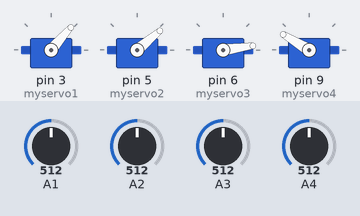
A sketch run on a simulated Arduino Uno, built with avr-gcc and run on an emulated ATmega328P. On the bench: 4 × servo. The inputs (shaded band) are chosen by the test bench; at power-on: A1 = 512, A2 = 512, A3 = 512, A4 = 512.

Above: at 1.2 s.
1.3 s: A1 set to 716
At 2.0 s:
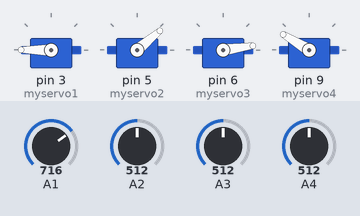
2.8 s: A2 set to 716
At 3.1 s:
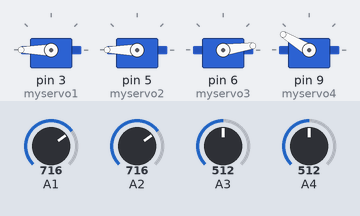
4.3 s: A3 set to 559
At 5.4 s:
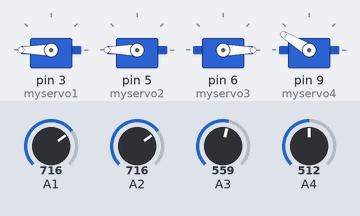
5.8 s: A3 set to 576
At 6.6 s:
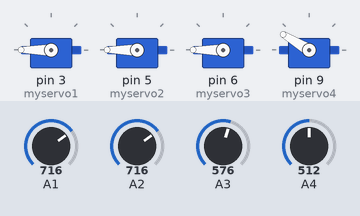
7.3 s: A4 set to 716
At 7.7 s:
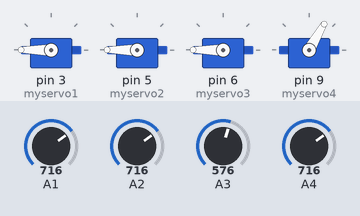
8.8 s: A1 set to 992
At 10.1 s:
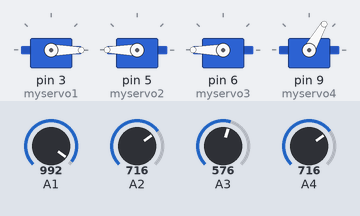
Timing chart, 0 to 11.3 s (numbered marks = the images above; inputs shaded):
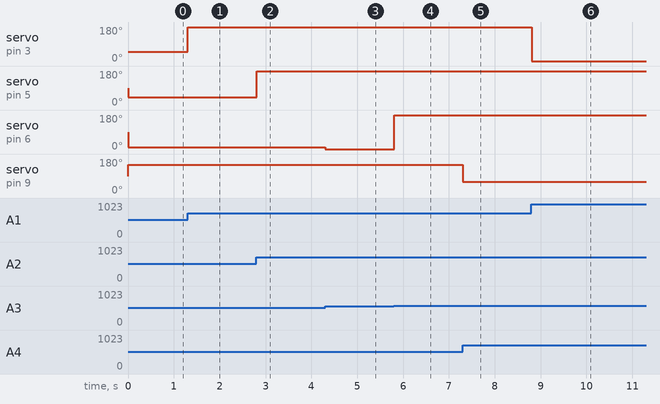

The sketch:

sketch_oct28a.ino
```cpp
#include <SPI.h>
#include <RF24.h>
#include <RF24_config.h>
#include <nRF24L01.h>
#include<Servo.h>
Servo myservo1;
Servo myservo2;
Servo myservo3;
Servo myservo4;
void setup()
{
  Serial.begin(9600);
  pinMode(A1,INPUT);
  pinMode(A2,INPUT);
  pinMode(A3,INPUT);
  pinMode(A4,INPUT);
  myservo1.attach(3);
  myservo2.attach(5);
  myservo3.attach(6);
  myservo4.attach(9);
}
void loop()
{
  int val1=analogRead(A1);
  int pos1=map(val1,730,775,180,0);
  myservo1.write(pos1);
  delay(1);
  int val2=analogRead(A2);
  int pos2=map(val2,830,770,0,180);
  myservo2.write(pos2);
  delay(1);
  int val3=analogRead(A3);
  int pos3=map(val3,790,710,0,180);
  myservo3.write(pos3);
  delay(1);
  int val4=analogRead(A4);
  int pos4=map(val4,935,975,180,0);
  myservo4.write(pos4);
  delay(1);
}
```

Measured:
- the behaviour switches between 567 and 568 on A3 (found by bisection; images 3 and 4)
- after the input at 1.3 s, servo on pin 3 (myservo1): 49° → 180° at once
- after the input at 2.8 s, servo on pin 5 (myservo2): 40° → 180° at once
- after the input at 4.3 s, servo on pin 6 (myservo3): 8° → 0° at once
- after the input at 5.8 s, servo on pin 6 (myservo3): 0° → 180° at once
- after the input at 7.3 s, servo on pin 9 (myservo4): 149° → 60° at once
- after the input at 8.8 s, servo on pin 3 (myservo1): 180° → 0° at once
